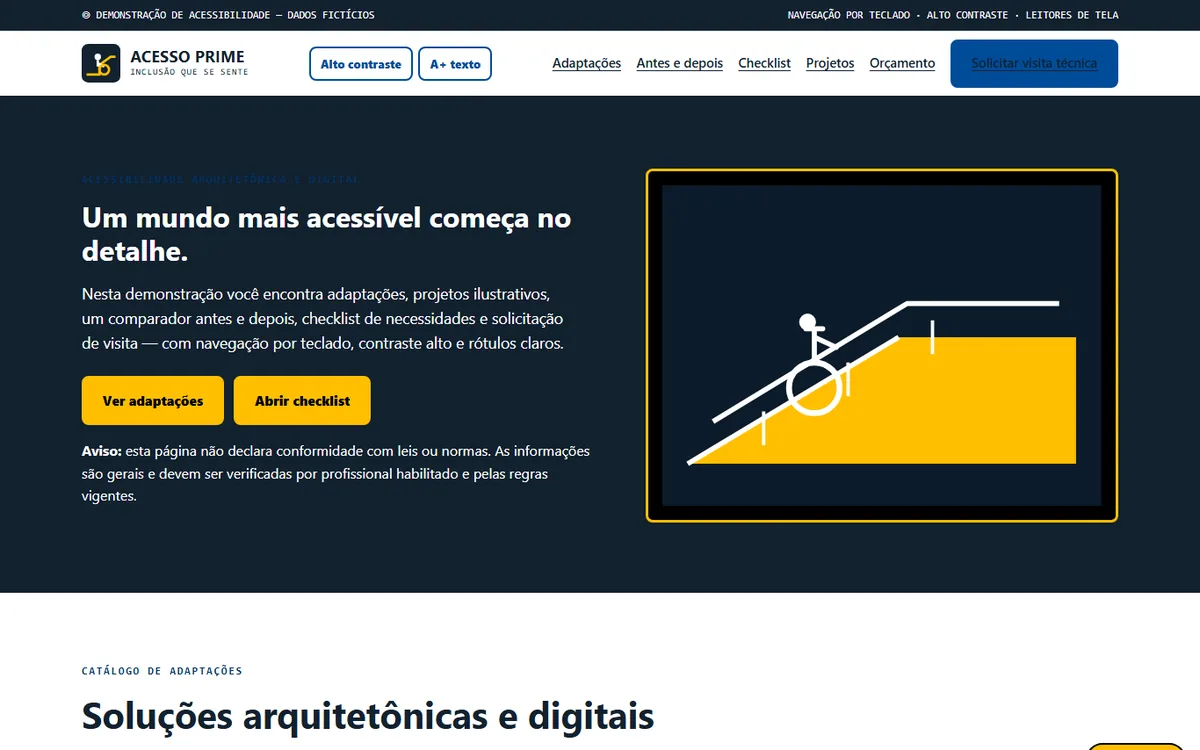
#> input picture demos/acesso-prime/img/capa-card.webp, 1200 x 750 px, found by its file name
$ python complementar-entrega.py
#> lines starting #> are read from the running program, lines starting #| are printed output that depends on the picture
"""Cria MANUAL.md e capas Instagram (1080x1350) para as 3 demos aprovadas."""
import shutil
from pathlib import Path
from PIL import Image, ImageDraw, ImageFont

CLONE = Path(r"C:\Users\Sylvia Camillo\mossdigital-publicacao")
HOME = Path(r"C:\Users\Sylvia Camillo")
FONTE = r"C:\Windows\Fonts\arial.ttf"
FONTE_B = r"C:\Windows\Fonts\arialbd.ttf"

DEMOS = {
    "restaura-prime": {
        "titulo": "RESTAURA PRIME",
        "segmento": "Restauração de móveis",
        "chamada": "Compare o antes e depois de cadeiras, mesas e armários restaurados.",
        "cor": "#5A3C22", "cor2": "#B48A3E",
    },
    "acesso-prime": {
        "titulo": "ACESSO PRIME",
        "segmento": "Acessibilidade inclusiva",
        "chamada": "Rampas, corrimãos e sinalização com foco em navegação por teclado.",
        "cor": "#12212F", "cor2": "#FFBF00",
    },
    "inspect-prime": {
        "titulo": "INSPECT PRIME",
        "segmento": "Inspeção predial",
        "chamada": "Checklists, ocorrências por prioridade e relatório visual de exemplo.",
        "cor": "#0A2036", "cor2": "#B87333",
    },
}

MANUAL = """# Manual do comprador — {titulo}

Demonstração desenvolvida pela **MOSS Digital**. Este manual explica como testar,
personalizar e publicar o modelo. **Todos os dados, nomes, preços e imagens de
empresa são fictícios.**

## 1. Como testar
1. Abra `index.html` no navegador (computador ou celular).
2. Navegue pelas seções e teste os botões, filtros e formulários.
3. Preencha os formulários com dados inventados. Nada é enviado a servidor.
4. Confira a versão em telas pequenas (360 px) e grandes (1366 px).

## 2. Checklist de verificação
- [ ] Menu abre e fecha (inclusive no celular)
- [ ] Botões e links levam à seção correta
- [ ] Formulários validam e exibem confirmação **simulada**
- [ ] Imagens carregam e possuem texto alternativo
- [ ] Sem rolagem horizontal indesejada
- [ ] Navegação por teclado funciona

## 3. Como personalizar para um cliente real
- **Textos e serviços:** edite os arrays no `<script>` (ver README.md).
- **Fotografias:** substitua os WebP em `img/fotos/` e atualize `CREDITOS.md`
  com a nova fonte e licença.
- **Preços/valores:** altere os objetos de configuração no JavaScript.
- **Contato:** troque o número em `WHATSAPP_MOSS` e o link do rodapé.
- **Cores:** altere as variáveis CSS em `:root`.

## 4. Publicação
- Demo é independente: basta enviar a pasta inteira para o servidor.
- Use caminhos relativos para imagens e arquivos locais.
- No GitHub Pages, confirme a branch/pasta e depois verifique os links.

## 5. Dependências e limites
- HTML5, CSS3 e JavaScript puro. Sem frameworks, build ou servidor obrigatório.
- Funciona em navegadores modernos. Sem API paga ou credencial no frontend.
- Esta é uma demonstração: não processa pedidos, pagamentos nem dados reais.

## 6. Pedidos e pagamento (simulação)
- Os formulários apenas validam campos e exibem confirmação local.
- **Nenhum pedido é enviado e nenhum pagamento é aprovado.**
- Para pedidos reais: integrar WhatsApp Business, e-mail ou banco/servidor com
  autenticação e regras de acesso (RLS) para dados pessoais.
- Para cobrança real: gateway com chave secreta no servidor, confirmação por
  webhook e autenticação. Nunca expor chave privada no JavaScript público.

## 7. Créditos e licenças das fotos
As 6 fotografias ilustrativas foram obtidas via Openverse com licenças CC0,
CC BY ou CC BY-SA; fontes, autores e licenças estão em `CREDITOS.md` e
`img/fotos/fontes.json`. Elas não representam a empresa fictícia.

## 8. Status da entrega
- Demonstração funcional e testada (larguras 360/390/768/1366 px).
- 6 fotografias licenciadas e otimizadas, com créditos.
- Capa Instagram em `divulgacao/instagram/<demo>/`.
- Publicação no site oficial: somente após autorização explícita desta demo.
"""


def rgb(h):
    h = h.lstrip("#")
    return tuple(int(h[i:i+2], 16) for i in (0, 2, 4))


for demo, info in DEMOS.items():
    # MANUAL.md
    pasta = CLONE / "demos" / demo
    manual = pasta / "MANUAL.md"
    manual.write_text(MANUAL.format(titulo=info["titulo"]), encoding="utf-8")
    shutil.copy2(manual, HOME / demo / "MANUAL.md")

    # Capa Instagram
    dest = CLONE / "divulgacao" / "instagram" / demo
    dest.mkdir(parents=True, exist_ok=True)
    capa = pasta / "img" / "capa-card.webp"
    shutil.copy2(capa, dest / "captura-demo.webp")

    W, H = 1080, 1350
    img = Image.new("RGB", (W, H), rgb(info["cor"]))
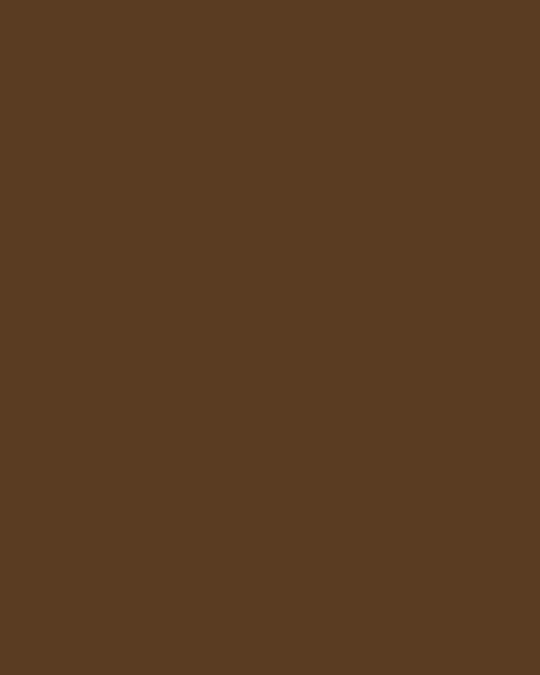
#> img: PIL image 1080x1350 RGB (shown at 1/2 size); mean R, G, B 90, 60, 34
    with Image.open(capa) as shot:
#> shot is the input picture: PIL image 1200x750 RGB; mean R, G, B 99.9, 106.7, 104.5
        shot = shot.resize((1000, 625), Image.LANCZOS)
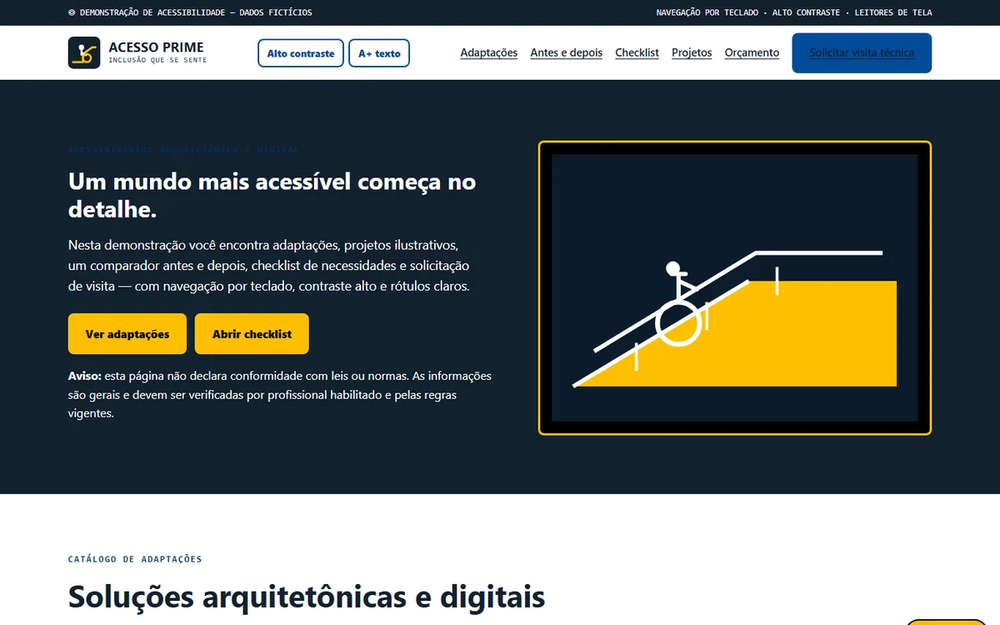
#> shot: PIL image 1000x625 RGB; mean R, G, B 99.8, 106.6, 104.4
        img.paste(shot, (40, 40))
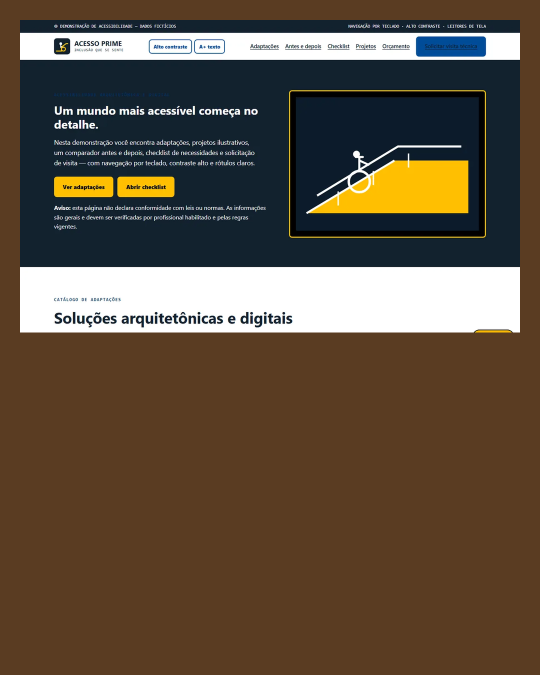
#> img: PIL image 1080x1350 RGB (shown at 1/2 size); mean R, G, B 94.2, 80, 64.2
    d = ImageDraw.Draw(img)
    f_tit = ImageFont.truetype(FONTE_B, 74)
    f_sub = ImageFont.truetype(FONTE, 34)
    f_corpo = ImageFont.truetype(FONTE, 27)
    f_peq = ImageFont.truetype(FONTE, 22)

    y = 720
    d.text((60, y), info["titulo"], font=f_tit, fill=rgb(info["cor2"]))
    y += 95
    d.text((60, y), info["segmento"], font=f_sub, fill="white")
    y += 70
    # quebra de linha simples
    linha, palavras = "", info["chamada"].split()
    for p in palavras:
        teste = (linha + " " + p).strip()
        if d.textlength(teste, font=f_corpo) > 950:
            d.text((60, y), linha, font=f_corpo, fill="white")
            y += 40
            linha = p
        else:
            linha = teste
#> after the loop, y = 925
    if linha:
        d.text((60, y), linha, font=f_corpo, fill="white")
    y += 110
#> y = 1035
    d.rectangle((60, y, 1020, y + 4), fill=rgb(info["cor2"]))
    y += 40
#> y = 1075
    d.text((60, y), "Demonstração desenvolvida pela MOSS Digital", font=f_sub, fill="white")
    y += 55
#> y = 1130
    d.text((60, y), "Imagens, nomes e valores fictícios", font=f_peq, fill="#C9D6DE")
    y += 40
#> y = 1170
    d.text((60, y), "mossdigital.com.br", font=f_peq, fill=rgb(info["cor2"]))

    png = dest / f"Capa Instagram - {info['titulo']}.png"
    img.save(png, "PNG")
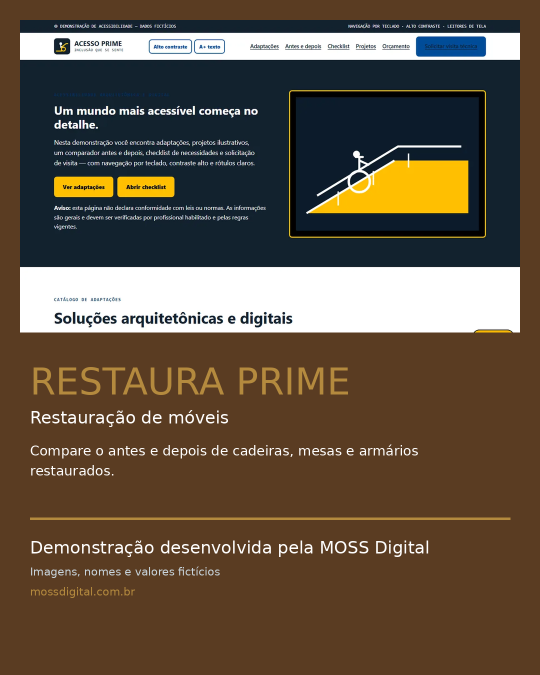
#> saved as Capa Instagram - RESTAURA PRIME.png: PIL image 1080x1350 RGB (shown at 1/2 size); mean R, G, B 96.9, 82.9, 66.8

    # Fonte editável (SVG)
    svg = f"""<svg xmlns="http://www.w3.org/2000/svg" width="1080" height="1350" viewBox="0 0 1080 1350">
  <rect width="1080" height="1350" fill="{info['cor']}"/>
  <image href="captura-demo.webp" x="40" y="40" width="1000" height="625"/>
  <text x="60" y="800" font-family="Arial" font-weight="bold" font-size="74" fill="{info['cor2']}">{info['titulo']}</text>
  <text x="60" y="895" font-family="Arial" font-size="34" fill="#fff">{info['segmento']}</text>
  <text x="60" y="965" font-family="Arial" font-size="27" fill="#fff">{info['chamada']}</text>
  <rect x="60" y="1075" width="960" height="4" fill="{info['cor2']}"/>
  <text x="60" y="1140" font-family="Arial" font-size="34" fill="#fff">Demonstração desenvolvida pela MOSS Digital</text>
  <text x="60" y="1195" font-family="Arial" font-size="22" fill="#C9D6DE">Imagens, nomes e valores fictícios</text>
  <text x="60" y="1235" font-family="Arial" font-size="22" fill="{info['cor2']}">mossdigital.com.br</text>
</svg>"""
    (dest / "capa-editavel.svg").write_text(svg, encoding="utf-8")

    legenda = (
        f"{info['titulo']} — {info['segmento']}\n\n"
        f"{info['chamada']}\n\n"
        "Demonstração desenvolvida pela MOSS Digital. "
        "Imagens, nomes e valores fictícios — não representam empresa real.\n\n"
        "Saiba mais: mossdigital.com.br\n"
        "#MOSSDigital #Demonstracao #SiteSobMedida\n"
    )
    (dest / "LEGENDA E INSTRUCOES.txt").write_text(legenda, encoding="utf-8")

    # Cópia fácil de encontrar
    copia = HOME / "04 - Divulgacao" / demo
    copia.mkdir(parents=True, exist_ok=True)
    shutil.copy2(png, copia / png.name)
    shutil.copy2(dest / "LEGENDA E INSTRUCOES.txt", copia / "LEGENDA E INSTRUCOES.txt")

    print("entrega complementar:", demo)
